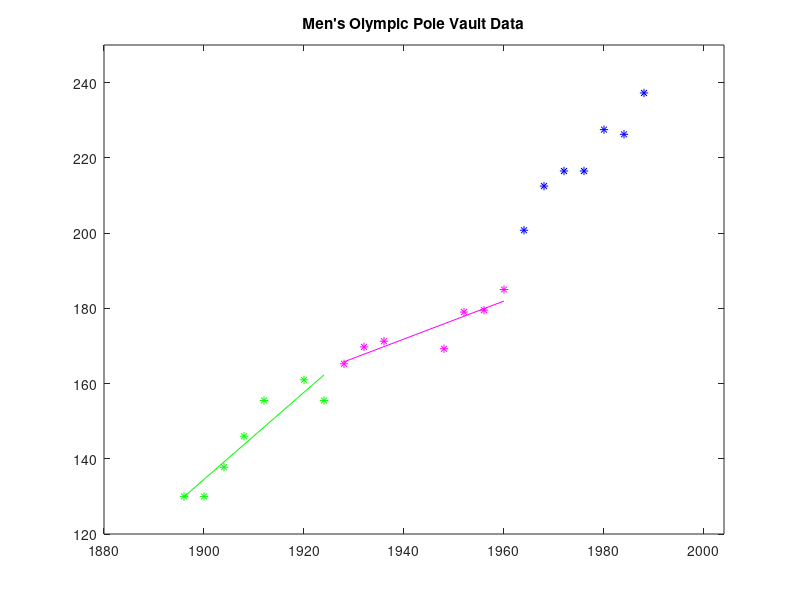

This chart was generated by the following MATLAB code: (Note: this script raises an error after producing the figure.)
function vaultlsq                          %last updated 6/9/03
%VAULTLSQ  A routine to show linearity in three 'eras' for
%          the men's Olympic pole vault event. A single picture is produced.
%
%          This routine requires file pvault.mat which contains the data
%          for the pole vault event. The data is divided into subsets:
%
%                  Yr   Ht
%          Vectors x1 & y1 are the data for 1896 - 1924
%          Vectors x2 & y2 are the data for 1928 - 1960
%          Vectors x3 & y3 are the data for 1964 - 2000
%          Vectors x  & y  are the data for 1896 - 2000
%
%          Use in the form --> vaultlsq  <--
%
% By; David R. Hill, Math Dept
%     Temple University, Philadelphia, Pa.  19122

load pvault
A1=[x1 ones(size(x1))];
A2=[x2 ones(size(x2))];
A3=[x3 ones(size(x3))];

c1=inv(A1'*A1)*A1'*y1;
c2=inv(A2'*A2)*A2'*y2;
c3=inv(A3'*A3)*A3'*y3;
figure
%axis([1880 2004 120 250]);
plot(x1,y1,'*g'),title('Men''s Olympic Pole Vault Data')
axis([1880 2004 120 250]);axis(axis);
hold on
plot([x1(1) x1(7)],[c1(1)*x1(1)+c1(2),c1(1)*x1(7)+c1(2)],'-g')

plot(x2,y2,'*m')
plot([x2(1) x2(7)],[c2(1)*x2(1)+c2(2),c2(1)*x2(7)+c2(2)],'-m')

plot(x3,y3,'*b')
plot([x3(1) x3(10)],[c3(1)*x3(1)+c3(2),c3(1)*x3(10)+c3(2)],'-b')
xlabel('Press ENTER to Continue.')
hold off
%pause
clc
disp('Routine vaultlsq is over.')
